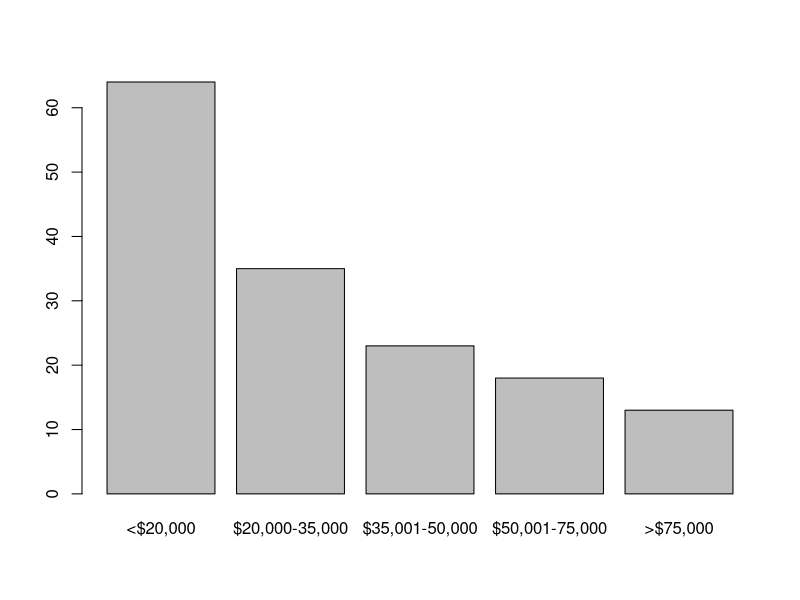

Write R code to recreate this figure. (Note: this script raises an error after producing the figure.)
library(psych)
library(dplyr)
#import behavioral data

getwd()
prebeh <- read.csv("DMP_pretx_demo_tasks_full_12.15.15.csv", sep = ",", header = TRUE)
describe(prebeh)
glimpse(prebeh)
str(prebeh)
summary(prebeh)
colnames(prebeh)

#keep only ones of interest
columns=c("DMP_ID", "sex", "race", "race_oth", "ethnicity",
         "edu", "employ", "income","cog_outlier_pretx", "marital", "shipley",
         "treatment", "bt_ach_tot", "bt_adh_pc", "bmi", 
         "bmi25", "cpt_tp_ct_pretx",  "cpt_tp_mn_pretx",
         "csh_cost_mn_pretx", "csh_cost_md_pretx", "sst_ssrt_pretx",
         "str_stroop_mn_pretx", "str_stroop_md_pretx", "vnb_tp_ct_0_pretx", 
         "vnb_tp_ct_1_pretx", "vnb_tp_ct_2_pretx", "vnb_tp_ct_3_pretx", "vnb_tp_md_0_pretx",
         "vnb_tp_md_1_pretx", "vnb_tp_md_2_pretx", "vnb_tp_md_3_pretx")
prebeh <- prebeh %>% select(one_of(columns))

#remove cognitive outliers
prebeh <- prebeh %>% filter(cog_outlier_pretx==0)
#relevel income, education so they're in the right order
prebeh$income <- factor(prebeh$income, levels=c("<$20,000", "$20,000-35,000", "$35,001-50,000", "$50,001-75,000", ">$75,000"))
prebeh$edu <- factor(prebeh$edu, levels=c("Grade school", "Some high school", "HS grad or GED", 
                                             "Some coll or technical school", "College grad or beyond"))
summary(prebeh)
plot(prebeh$income)

#convert factor variables to numeric
hist(prebeh$income, breaks = 6)
#look at whether IQ varies by income, have to transform to numeric first
prebeh$income <- as.numeric(prebeh$income)
test <- lm(shipley~incomebin, prebeh)
summary(test)


#look at all variables by income
t <- prebeh %>% group_by(income) %>% summarise_each(funs(mean))
View(t)
#look at correlation table (convert income and edu to numeric first)
prebeh$income <- as.numeric(prebeh$income)
prebeh$edu <- as.numeric(prebeh$edu)
table(prebeh$income)
cor(prebeh[sapply(prebeh, is.numeric)], use="complete.obs")

#recode income to above/below 20,000
prebeh$incomebin <- ifelse(prebeh$income == "<$20,000",0, 1)
#look at race and income crosstabs
table <- table(prebeh$income, prebeh$race)
prop.table(table,1)
chisq.test(table)
fisher.test(table)
#look at crosstabs by education
table <- table(prebeh$edu, prebeh$race)
table

#correlation
cor(prebeh$income, prebeh$shipley)
